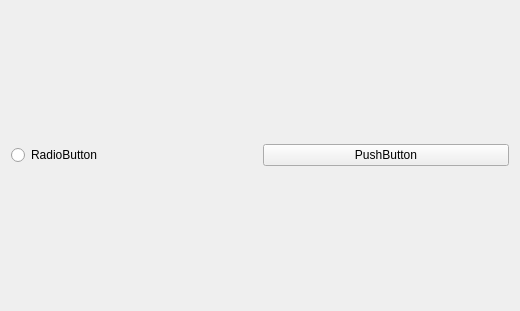
<?xml version="1.0" encoding="UTF-8"?>
<ui version="4.0">
 <class>SimulatorUi</class>
 <widget class="QWidget" name="SimulatorUi">
  <property name="geometry">
   <rect>
    <x>0</x>
    <y>0</y>
    <width>520</width>
    <height>311</height>
   </rect>
  </property>
  <property name="windowTitle">
   <string>Form</string>
  </property>
  <layout class="QGridLayout" name="gridLayout">
   <item row="0" column="0">
    <layout class="QHBoxLayout" name="horizontalLayout">
     <item>
      <widget class="QRadioButton" name="radioButton">
       <property name="text">
        <string>RadioButton</string>
       </property>
      </widget>
     </item>
     <item>
      <widget class="QPushButton" name="pushButton">
       <property name="text">
        <string>PushButton</string>
       </property>
      </widget>
     </item>
    </layout>
   </item>
  </layout>
 </widget>
 <resources/>
 <connections/>
</ui>
